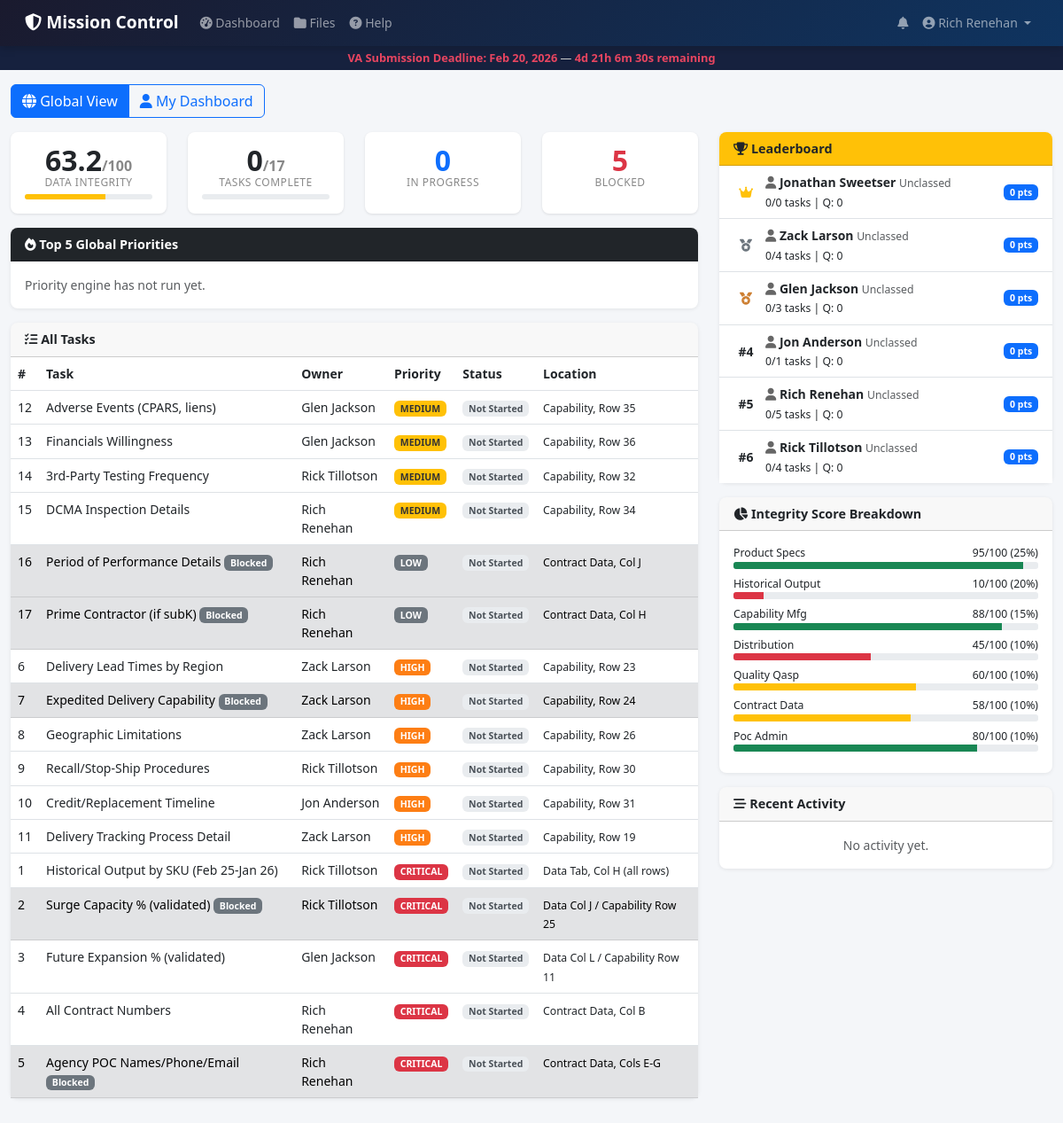
/dashboard?view=global (signed in), run on the app's committed database.
### models.py (models this page shows, shortened)
class User(UserMixin, db.Model):
    __tablename__ = 'users'
    id = db.Column(db.Integer, primary_key=True)
    email = db.Column(db.String(120), unique=True, nullable=False)
    password_hash = db.Column(db.String(256), nullable=False)
    name = db.Column(db.String(100), nullable=False)
    role = db.Column(db.String(20), default='user')  # 'superadmin' or 'user'
    character_class = db.Column(db.String(50), nullable=True)
    character_title = db.Column(db.String(100), nullable=True)
    special_ability = db.Column(db.String(200), nullable=True)
    points = db.Column(db.Integer, default=0)
    level = db.Column(db.Integer, default=1)
    streak_days = db.Column(db.Integer, default=0)
    last_active_date = db.Column(db.String(10), nullable=True)
    first_login_complete = db.Column(db.Boolean, default=False)
    created_at = db.Column(db.DateTime, default=lambda: datetime.now(timezone.utc))
    tasks = db.relationship('Task', backref='owner', lazy=True, foreign_keys='Task.owner_id')
    comments = db.relationship('Comment', backref='author', lazy=True)
    notifications = db.relationship('Notification', backref='user', lazy=True)
    points_log = db.relationship('PointsLog', backref='user', lazy=True)
    @property
    def is_superadmin(self):
        return self.role == 'superadmin'
    @property
    def level_title(self):
        titles = {1: 'Recruit', 2: 'Specialist', 3: 'Veteran', 4: 'Commander', 5: 'Legend'}
        return titles.get(self.level, 'Recruit')

class Task(db.Model):
    __tablename__ = 'tasks'
    id = db.Column(db.Integer, primary_key=True)
    task_number = db.Column(db.Integer, nullable=False)  # 1-17
    title = db.Column(db.String(200), nullable=False)
    description = db.Column(db.Text, nullable=True)
    spreadsheet_location = db.Column(db.String(100), nullable=True)
    priority = db.Column(db.String(20), default='medium')  # critical, high, medium, low
    owner_id = db.Column(db.Integer, db.ForeignKey('users.id'), nullable=True)
    status = db.Column(db.String(20), default='not_started')  # not_started, in_progress, submitted, verified, closed
    due_date = db.Column(db.DateTime, nullable=True)
    points_value = db.Column(db.Integer, default=50)
    quality_score = db.Column(db.Integer, nullable=True)  # 0-100, set by superadmin
    revision_count = db.Column(db.Integer, default=0)
    integrity_impact = db.Column(db.Integer, default=0)  # points added to integrity score
    created_at = db.Column(db.DateTime, default=lambda: datetime.now(timezone.utc))
    started_at = db.Column(db.DateTime, nullable=True)
    submitted_at = db.Column(db.DateTime, nullable=True)
    verified_at = db.Column(db.DateTime, nullable=True)
    completion_notes = db.Column(db.Text, nullable=True)
    verification_notes = db.Column(db.Text, nullable=True)
    submitted_by = db.Column(db.Integer, db.ForeignKey('users.id'), nullable=True)
    verified_by = db.Column(db.Integer, db.ForeignKey('users.id'), nullable=True)
    dependencies = db.relationship('Task',
        secondary=task_dependencies,
        primaryjoin=(id == task_dependencies.c.task_id),
        secondaryjoin=(id == task_dependencies.c.depends_on_id),
        backref='dependents',
        lazy=True
    )
    comments = db.relationship('Comment', backref='task', lazy=True, order_by='Comment.created_at')
    files = db.relationship('File', backref='task', lazy=True)
    @property
    def is_blocked(self):
        for dep in self.dependencies:
            if dep.status not in ('submitted', 'verified', 'closed'):
                return True
        return False

### app.py (the view)
@app.route('/')
@app.route('/dashboard')
@login_required
def dashboard():
    acting = get_acting_user()
    view = request.args.get('view', 'individual' if not acting.is_superadmin else 'global')
    focus = request.args.get('focus', 'false') == 'true'
    all_tasks = Task.query.order_by(Task.priority.desc(), Task.due_date.asc()).all()
    my_tasks = [t for t in all_tasks if t.owner_id == acting.id]
    global_priorities = Priority.query.filter_by(scope='global').order_by(Priority.rank).limit(5).all()
    user_priorities = Priority.query.filter_by(scope='user', user_id=acting.id).order_by(Priority.rank).limit(5).all()
    integrity = calculate_data_integrity_score()
    leaderboard = get_leaderboard()
    recent_activity = Comment.query.order_by(Comment.created_at.desc()).limit(20).all()
    total_tasks = len(all_tasks)
    completed_tasks = len([t for t in all_tasks if t.status in ('verified', 'closed')])
    in_progress_tasks = len([t for t in all_tasks if t.status == 'in_progress'])
    blocked_tasks = len([t for t in all_tasks if t.is_blocked and t.status not in ('verified', 'closed')])
    return render_template('dashboard.html',
                    view=view,
                    focus=focus,
                    all_tasks=all_tasks,
                    my_tasks=my_tasks,
                    global_priorities=global_priorities,
                    user_priorities=user_priorities,
                    integrity=integrity,
                    leaderboard=leaderboard,
                    recent_activity=recent_activity,
                    total_tasks=total_tasks,
                    completed_tasks=completed_tasks,
                    in_progress_tasks=in_progress_tasks,
                    blocked_tasks=blocked_tasks,
                    acting=acting,
                    users=User.query.all())

### templates/dashboard.html (shortened to what this page needs)
{% extends "base.html" %}
{% block content %}
<div class="d-flex justify-content-between align-items-center mb-3">
    <div class="btn-group" role="group">
        <a href="{{ url_for('dashboard', view='global') }}" class="btn btn-{{ 'primary' if view == 'global' else 'outline-primary' }}">
            <i class="fas fa-globe"></i> Global View
        </a>
        <a href="{{ url_for('dashboard', view='individual') }}" class="btn btn-{{ 'primary' if view == 'individual' else 'outline-primary' }}">
            <i class="fas fa-user"></i> My Dashboard
        </a>
    </div>
</div>
{% if view == 'global' %}
<div class="row">
    <div class="col-lg-8">
        <div class="row mb-3">
            <div class="col-md-3">
                <div class="stat-card">
                    <div class="stat-value">{{ integrity.total }}<small>/100</small></div>
                    <div class="stat-label">Data Integrity</div>
                    <div class="progress mt-1">
                    <div class="progress-bar {% if integrity.total >= 85 %}bg-success{% elif integrity.total >= 60 %}bg-warning{% else %}bg-danger{% endif %}"
                    style="width: {{ integrity.total }}%"></div>
                    </div>
                </div>
            </div>
            <div class="col-md-3">
                <div class="stat-card">
                    <div class="stat-value">{{ completed_tasks }}<small>/{{ total_tasks }}</small></div>
                    <div class="stat-label">Tasks Complete</div>
                    <div class="progress mt-1">
                    </div>
                </div>
            </div>
            <div class="col-md-3">
                <div class="stat-card">
                    <div class="stat-value text-primary">{{ in_progress_tasks }}</div>
                    <div class="stat-label">In Progress</div>
                </div>
            </div>
            <div class="col-md-3">
                <div class="stat-card">
                    <div class="stat-value text-danger">{{ blocked_tasks }}</div>
                    <div class="stat-label">Blocked</div>
                </div>
            </div>
        </div>
        <div class="card mb-3">
            <div class="card-header bg-dark text-white">
                <i class="fas fa-fire"></i> Top 5 Global Priorities
            </div>
            <div class="card-body p-0">
                {% if global_priorities %}
                <div class="list-group list-group-flush">
                    {% for p in global_priorities %}
                    <a href="{{ url_for('task_detail', task_id=p.task_id) }}" class="list-group-item list-group-item-action">
                    <div class="d-flex justify-content-between align-items-center">
                    <div>
                    <span class="badge bg-dark me-2">#{{ p.rank }}</span>
                    <strong>{{ p.task.title }}</strong>
                    <br><small class="text-muted">{{ p.summary }}</small>
                    </div>
                    <span class="badge bg-{{ 'danger' if p.score > 20 else 'warning' if p.score > 10 else 'info' }}">
                    {{ p.score }}
                    </span>
                    </div>
                    </a>
                    {% endfor %}
                </div>
                {% else %}
                <div class="p-3 text-muted">Priority engine has not run yet. {% if current_user.is_superadmin %}Click "Run Priority Engine" above.{% endif %}</div>
                {% endif %}
            </div>
        </div>
        <div class="card mb-3">
            <div class="card-header">
                <i class="fas fa-tasks"></i> All Tasks
            </div>
            <div class="card-body p-0">
                <div class="table-responsive">
                    <table class="table table-hover mb-0">
                    <thead>
                    <tr>
                    <th>#</th>
                    <th>Task</th>
                    <th>Owner</th>
                    <th>Priority</th>
                    <th>Status</th>
                    <th>Location</th>
                    </tr>
                    </thead>
                    <tbody>
                    {% for task in all_tasks %}
                    <tr class="{% if task.is_blocked %}table-secondary{% endif %} cursor-pointer"
                    onclick="window.location='{{ url_for('task_detail', task_id=task.id) }}'">
                    <td>{{ task.task_number }}</td>
                    <td>
                    {{ task.title }}
                    {% if task.is_blocked %}<span class="badge bg-secondary">Blocked</span>{% endif %}
                    </td>
                    <td>{{ task.owner.name if task.owner else 'Unassigned' }}</td>
                    <td><span class="badge priority-{{ task.priority }}">{{ task.priority|upper }}</span></td>
                    <td><span class="badge status-{{ task.status }}">{{ task.status|replace('_', ' ')|title }}</span></td>
                    <td><small>{{ task.spreadsheet_location }}</small></td>
                    </tr>
                    {% endfor %}
                    </tbody>
                    </table>
                </div>
            </div>
        </div>
    </div>
    <div class="col-lg-4">
        <div class="card mb-3">
            <div class="card-header bg-warning text-dark">
                <i class="fas fa-trophy"></i> Leaderboard
            </div>
            <div class="card-body p-0">
                <div class="list-group list-group-flush">
                    {% for entry in leaderboard %}
                    <div class="list-group-item d-flex align-items-center">
                    <span class="leaderboard-rank me-2">
                    {% if entry.rank == 1 %}<i class="fas fa-crown text-warning"></i>
                    {% elif entry.rank == 2 %}<i class="fas fa-medal text-secondary"></i>
                    {% elif entry.rank == 3 %}<i class="fas fa-medal" style="color: #cd7f32"></i>
                    {% else %}#{{ entry.rank }}{% endif %}
                    </span>
                    <div class="flex-grow-1">
                    <div>
                    <i class="fas fa-{{ entry.character_icon }}" style="color: {{ entry.character_color }}"></i>
                    <strong>{{ entry.name }}</strong>
                    <small class="text-muted">{{ entry.character_class }}</small>
                    </div>
                    <small>{{ entry.completed_tasks }}/{{ entry.total_tasks }} tasks | Q: {{ entry.quality_avg }}</small>
                    </div>
                    <span class="badge bg-primary">{{ entry.points }} pts</span>
                    </div>
                    {% endfor %}
                </div>
            </div>
        </div>
        <div class="card mb-3">
            <div class="card-header">
                <i class="fas fa-chart-pie"></i> Integrity Score Breakdown
            </div>
            <div class="card-body">
                {% for d in integrity.details %}
                <div class="mb-2">
                    <div class="d-flex justify-content-between">
                    <small>{{ d.category }}</small>
                    <small>{{ d.score }}/100 ({{ d.weight }}%)</small>
                    </div>
                    <div class="progress" style="height: 8px">
                    <div class="progress-bar {% if d.score >= 80 %}bg-success{% elif d.score >= 50 %}bg-warning{% else %}bg-danger{% endif %}"
                    style="width: {{ d.score }}%"></div>
                    </div>
                </div>
                {% endfor %}
            </div>
        </div>
        <div class="card mb-3">
            <div class="card-header">
                <i class="fas fa-stream"></i> Recent Activity
            </div>
            <div class="card-body activity-feed p-0">
                {% if not recent_activity %}
                <div class="p-3 text-muted text-center">No activity yet.</div>
                {% endif %}
            </div>
        </div>
    </div>
</div>
{% endif %}
{% endblock %}

### templates/base.html (shortened to what this page needs)
<!DOCTYPE html>
<html lang="en">
<head>
    <link href="https://cdn.jsdelivr.net/npm/bootstrap@5.3.0/dist/css/bootstrap.min.css" rel="stylesheet">
    <link href="https://cdnjs.cloudflare.com/ajax/libs/font-awesome/6.4.0/css/all.min.css" rel="stylesheet">
    <link href="{{ url_for('static', filename='css/style.css') }}" rel="stylesheet">
</head>
<body class="{% if focus|default(false) %}focus-mode{% endif %}">
    <nav class="navbar navbar-expand-lg navbar-dark">
        <div class="container-fluid">
            <a class="navbar-brand" href="{{ url_for('dashboard') }}">
                <i class="fas fa-shield-alt"></i> Mission Control
            </a>
            <div class="collapse navbar-collapse" id="navbarNav">
                <ul class="navbar-nav me-auto">
                    <li class="nav-item">
                        <a class="nav-link" href="{{ url_for('dashboard') }}"><i class="fas fa-tachometer-alt"></i> Dashboard</a>
                    </li>
                    <li class="nav-item">
                        <a class="nav-link" href="{{ url_for('file_library') }}"><i class="fas fa-folder"></i> Files</a>
                    </li>
                    <li class="nav-item">
                        <a class="nav-link" href="{{ url_for('help_page') }}"><i class="fas fa-question-circle"></i> Help</a>
                    </li>
                </ul>
                <ul class="navbar-nav">
                    <li class="nav-item position-relative">
                        <a class="nav-link" href="{{ url_for('notifications') }}">
                            <i class="fas fa-bell"></i>
                        </a>
                    </li>
                    <li class="nav-item dropdown">
                        <a class="nav-link dropdown-toggle" href="#" data-bs-toggle="dropdown">
                            <i class="fas fa-user-circle"></i> {{ current_user.name }}
                        </a>
                    </li>
                </ul>
            </div>
        </div>
    </nav>
    {% if not focus|default(false) %}
    <div class="deadline-bar">
        <strong>VA Submission Deadline: Feb 20, 2026</strong> — <span id="countdown">Loading...</span>
    </div>
    {% endif %}
    <main class="container-fluid py-3">
        {% block content %}{% endblock %}
    </main>
</body>
</html>

### data on the page
User: name "Rich Renehan", rank "5", character_class "Unclassed", completed_tasks "0", total_tasks "5", quality_avg "0", points "0"
Task: task_number "12", title "Adverse Events (CPARS, liens)", owner "Glen Jackson", priority "MEDIUM", status "Not Started", spreadsheet_location "Capability, Row 35"
Task: task_number "13", title "Financials Willingness", owner "Glen Jackson", priority "MEDIUM", status "Not Started", spreadsheet_location "Capability, Row 36"
Task: task_number "14", title "3rd-Party Testing Frequency", owner "Rick Tillotson", priority "MEDIUM", status "Not Started", spreadsheet_location "Capability, Row 32"
Task: task_number "15", title "DCMA Inspection Details", owner "Rich Renehan", priority "MEDIUM", status "Not Started", spreadsheet_location "Capability, Row 34"
Task: task_number "16", title "Period of Performance Details", shows "Blocked", owner "Rich Renehan", priority "LOW", status "Not Started", spreadsheet_location "Contract Data, Col J"
Task: task_number "17", title "Prime Contractor (if subK)", shows "Blocked", owner "Rich Renehan", priority "LOW", status "Not Started", spreadsheet_location "Contract Data, Col H"
Task: task_number "6", title "Delivery Lead Times by Region", owner "Zack Larson", priority "HIGH", status "Not Started", spreadsheet_location "Capability, Row 23"
Task: task_number "7", title "Expedited Delivery Capability", shows "Blocked", owner "Zack Larson", priority "HIGH", status "Not Started", spreadsheet_location "Capability, Row 24"
Task: task_number "8", title "Geographic Limitations", owner "Zack Larson", priority "HIGH", status "Not Started", spreadsheet_location "Capability, Row 26"
Task: task_number "9", title "Recall/Stop-Ship Procedures", owner "Rick Tillotson", priority "HIGH", status "Not Started", spreadsheet_location "Capability, Row 30"
Task: task_number "10", title "Credit/Replacement Timeline", owner "Jon Anderson", priority "HIGH", status "Not Started", spreadsheet_location "Capability, Row 31"
Task: task_number "11", title "Delivery Tracking Process Detail", owner "Zack Larson", priority "HIGH", status "Not Started", spreadsheet_location "Capability, Row 19"
Task: task_number "1", title "Historical Output by SKU (Feb 25-Jan 26)", owner "Rick Tillotson", priority "CRITICAL", status "Not Started", spreadsheet_location "Data Tab, Col H (all rows)"
Task: task_number "2", title "Surge Capacity % (validated)", shows "Blocked", owner "Rick Tillotson", priority "CRITICAL", status "Not Started", spreadsheet_location "Data Col J / Capability Row 25"
Task: task_number "3", title "Future Expansion % (validated)", owner "Glen Jackson", priority "CRITICAL", status "Not Started", spreadsheet_location "Data Col L / Capability Row 11"
Task: task_number "4", title "All Contract Numbers", owner "Rich Renehan", priority "CRITICAL", status "Not Started", spreadsheet_location "Contract Data, Col B"
Task: task_number "5", title "Agency POC Names/Phone/Email", shows "Blocked", owner "Rich Renehan", priority "CRITICAL", status "Not Started", spreadsheet_location "Contract Data, Cols E-G"
User: name "Jonathan Sweetser", character_class "Unclassed", completed_tasks "0", total_tasks "0", quality_avg "0", points "0"
User: name "Zack Larson", character_class "Unclassed", completed_tasks "0", total_tasks "4", quality_avg "0", points "0"
User: name "Glen Jackson", character_class "Unclassed", completed_tasks "0", total_tasks "3", quality_avg "0", points "0"
User: rank "4", name "Jon Anderson", character_class "Unclassed", completed_tasks "0", total_tasks "1", quality_avg "0", points "0"
User: rank "6", name "Rick Tillotson", character_class "Unclassed", completed_tasks "0", total_tasks "4", quality_avg "0", points "0"

### other printed values
{{ integrity.total }} "63.2"
{{ completed_tasks }} "0"
{{ total_tasks }} "17"
{{ in_progress_tasks }} "0"
{{ blocked_tasks }} "5"
{{ d.category }} "Product Specs" "Historical Output" "Capability Mfg" "Distribution" "Quality Qasp" "Contract Data" "Poc Admin"
{{ d.score }} "95" "10" "88" "45" "60" "58" "80"
{{ d.weight }} "25" "20" "15" "10" "10" "10" "10"
